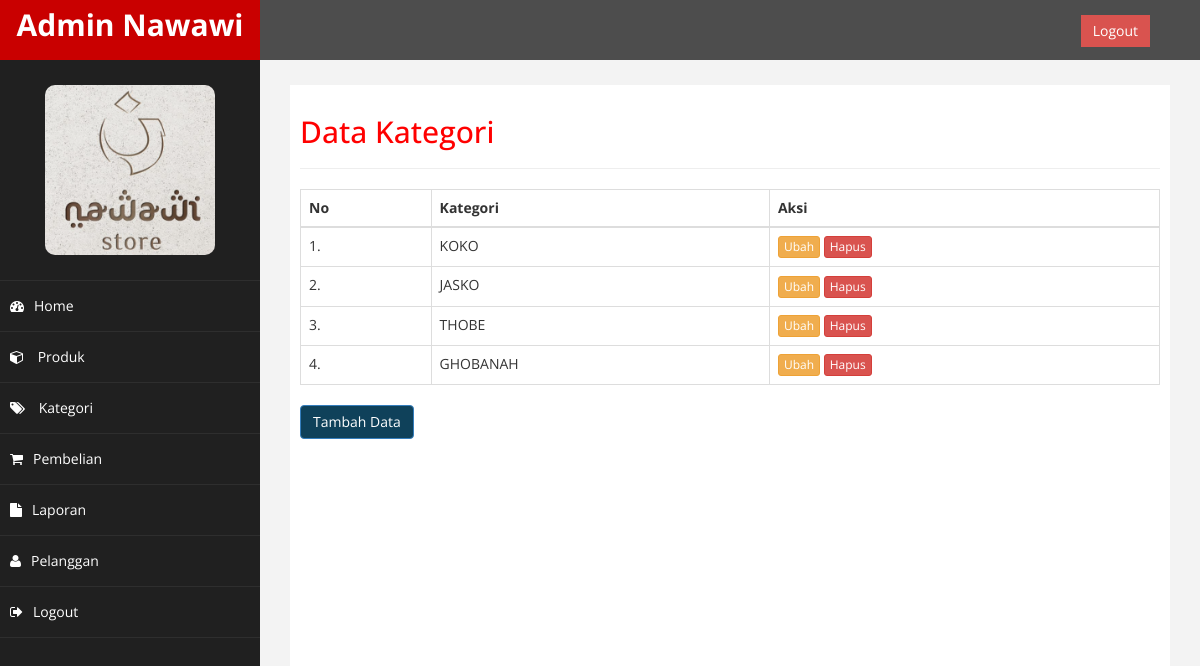
Screenshot of /admin/index.php?halaman=kategori (signed in) with the database file from the repository.
### tables this page shows
CREATE TABLE `kategori` (
  `id_kategori` int(5) NOT NULL,
  `nama_kategori` varchar(100) NOT NULL
);

### admin/kategori.php (the view)
<?php
$semuadata = [];
$ambil = $koneksi->query("SELECT * FROM kategori");
while($tiap = $ambil->fetch_assoc()){
  $semuadata[] = $tiap;
}
?>
<h2>Data Kategori</h2>
<hr>
<table class="table table-bordered">
  <thead>
    <tr>
      <th>No</th>
      <th>Kategori</th>
      <th>Aksi</th>
    </tr>
  </thead>
  <tbody>
    <?php foreach($semuadata as $key => $value): ?>
    <tr>
      <td><?= $key+1; ?>.</td>
      <td><?= $value['nama_kategori']; ?></td>
      <td>
        <a href="" class="btn btn-warning btn-xs">Ubah</a>
        <a href="" class="btn btn-danger btn-xs">Hapus</a>
      </td>
    </tr>
    <?php endforeach; ?>
  </tbody>
</table>
<a href="" class="btn btn-primary">Tambah Data</a>

### admin/assets/css/custom.css (style rules this page uses)
body { font-family: 'Open Sans', sans-serif; }
h2 { color: #f00; }

### rows the page displays
kategori: nama_kategori "KOKO"
kategori: nama_kategori "JASKO"
kategori: nama_kategori "THOBE"
kategori: nama_kategori "GHOBANAH"
